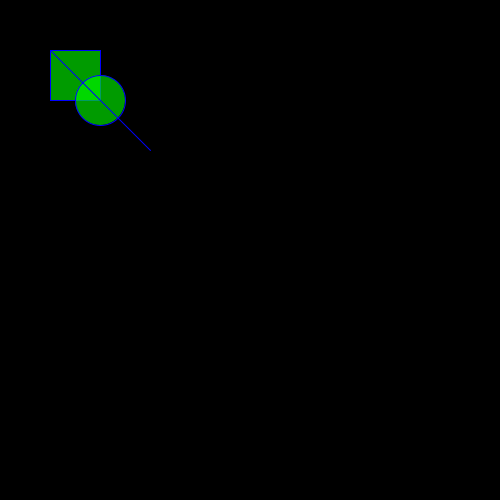
Frame 1 (no input)
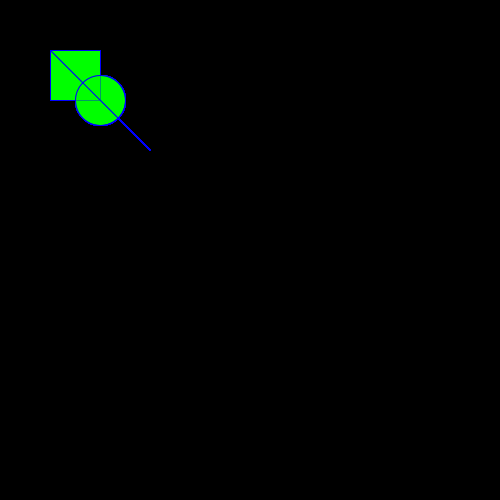
Frame 60 (the mouse pressed at the canvas centre just before this capture)
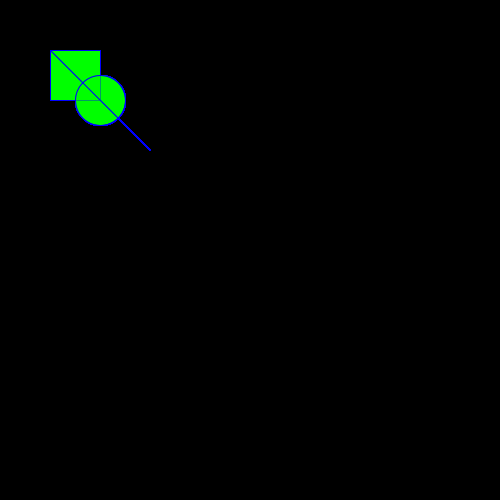
Frame 120 (the mouse held since frame 60 and released just before this capture)

The Processing sketch that drew these frames (run headless with seeded random() and noise(); from frame 60 on, the mouse is pressed at the canvas centre):

// Processing sketch: processing_125232
// ── processing_125232.pde

void setup() {
  size(500,500);
  background(0);
}

void draw() {
  fill(#00ff00,155);
  stroke(0,0,255);
  //strokeWeight(3);
  rect(50,50,50,50);
  ellipse(100,100,50,50);
  line(50,50,150,150);
}
